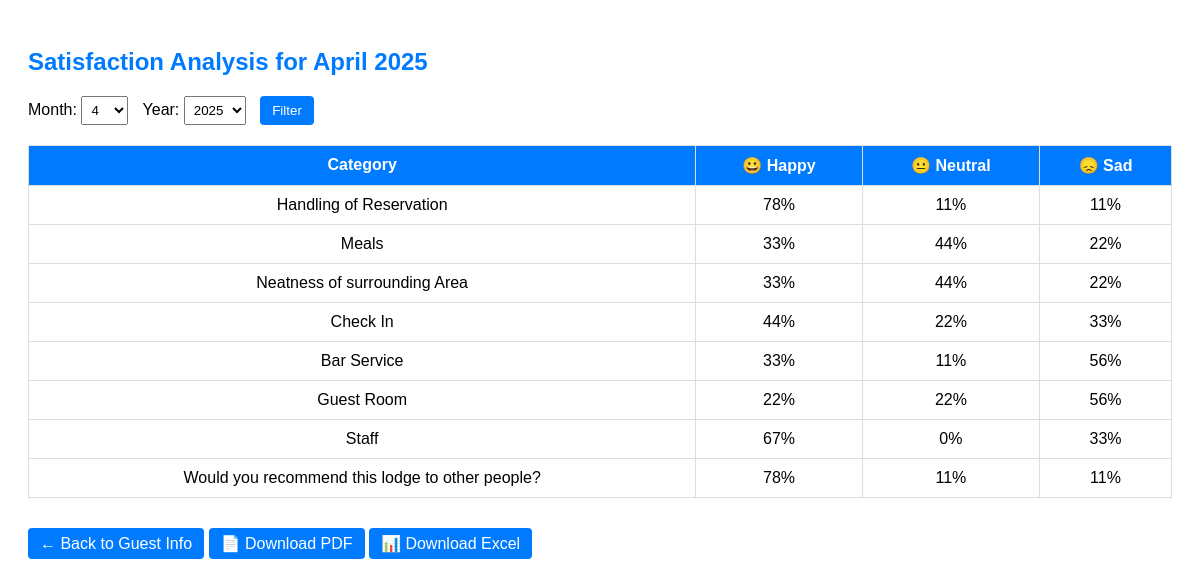
Page /analysis/ on the committed database.
### questionnaire/models.py (models this page shows, shortened)
class SatisfactionQuestion(models.Model):
    text = models.CharField(max_length=255)

### questionnaire/views.py (the view)
# urls.py: path('analysis/', views.satisfaction_analysis, name='satisfaction_analysis'),
def satisfaction_analysis(request):
    today = datetime.today()
    current_month = int(request.GET.get('month', today.month))
    current_year = int(request.GET.get('year', today.year))
    guests = Guest.objects.filter(date_submitted__month=current_month, date_submitted__year=current_year)
    responses = SatisfactionResponse.objects.filter(guest__in=guests)
    analysis = {}
    for question in responses.values_list('question__text', flat=True).distinct():
        q_responses = responses.filter(question__text=question)
        total_count = q_responses.count()
        counts = q_responses.values('rating').annotate(total=Count('rating'))
        happy = neutral = sad = 0
        for item in counts:
            if item['rating'] == 'happy':
                happy = item['total']
            elif item['rating'] == 'neutral':
                neutral = item['total']
            elif item['rating'] == 'sad':
                sad = item['total']
        if total_count > 0:
            analysis[question] = {
                'happy': (happy / total_count) * 100,
                'neutral': (neutral / total_count) * 100,
                'sad': (sad / total_count) * 100
            }
    context = {
        'month': datetime(current_year, current_month, 1).strftime('%B %Y'),
        'analysis': analysis,
        'month_options': list(range(1, 13)),
        'year_options': list(range(2023, today.year + 2)),
        'current_month': current_month,
        'current_year': current_year,
    }
    return render(request, 'satisfaction_analysis.html', context)

### questionnaire/templates/satisfaction_analysis.html (shortened to what this page needs)
<!DOCTYPE html>
<html>
<head>
</head>
<body>
<h2>Satisfaction Analysis for {{ month }}</h2>
<form method="get" class="filter-form">
    <label for="month">Month:</label>
    <select name="month" id="month">
        {% for m in month_options %}
            <option value="{{ m }}" {% if m == current_month %}selected{% endif %}>{{ m }}</option>
        {% endfor %}
    </select>
    <label for="year">Year:</label>
    <select name="year" id="year">
        {% for y in year_options %}
            <option value="{{ y }}" {% if y == current_year %}selected{% endif %}>{{ y }}</option>
        {% endfor %}
    </select>
    <button type="submit" class="btn">Filter</button>
</form>
<table>
    <thead>
        <tr>
            <th>Category</th>
            <th>😀 Happy</th>
            <th>😐 Neutral</th>
            <th>😞 Sad</th>
        </tr>
    </thead>
    <tbody>
        {% for question, ratings in analysis.items %}
        <tr>
            <td>{{ question }}</td>
            <td>{{ ratings.happy|floatformat:0 }}%</td>
            <td>{{ ratings.neutral|floatformat:0 }}%</td>
            <td>{{ ratings.sad|floatformat:0 }}%</td>
        </tr>
        {% empty %}
        <tr>
            <td colspan="4">No responses available for this month.</td>
        </tr>
        {% endfor %}
    </tbody>
</table>
<br><br>
<a href="{% url 'guest_info' %}" class="btn">← Back to Guest Info</a>
<a href="{% url 'download_pdf' %}?month={{ current_month }}&year={{ current_year }}" class="btn">📄 Download PDF</a>
<a href="{% url 'download_excel' %}?month={{ current_month }}&year={{ current_year }}" class="btn">📊 Download Excel</a>
<br>
</body>
</html>

### questionnaire/templates/satisfaction_analysis.html (style rules this page uses)
body { font-family: Arial, sans-serif; padding: 20px; }
h2 { color: #007bff; }
table { width: 100%; border-collapse: collapse; margin-top: 15px; }
th, td { border: 1px solid #ddd; padding: 10px; text-align: center; }
thead { background-color: #007bff; color: white; }
.filter-form { margin-bottom: 20px; }
.filter-form select { padding: 5px; margin-right: 10px; }
.btn { padding: 7px 12px; background-color: #007bff; color: white; border: none; border-radius: 4px; cursor: pointer; text-decoration: none; }

### rows in the picture
SatisfactionQuestion: text "Handling of Reservation", happy "78", neutral "11", sad "11"
SatisfactionQuestion: text "Meals", happy "33", neutral "44", sad "22"
SatisfactionQuestion: text "Neatness of surrounding Area", happy "33", neutral "44", sad "22"
SatisfactionQuestion: text "Check In", happy "44", neutral "22", sad "33"
SatisfactionQuestion: text "Bar Service", happy "33", neutral "11", sad "56"
SatisfactionQuestion: text "Guest Room", happy "22", neutral "22", sad "56"
SatisfactionQuestion: text "Staff", happy "67", neutral "0", sad "33"
SatisfactionQuestion: text "Would you recommend this lodge to other people?", happy "78", neutral "11", sad "11"

### other values in the picture
{{ month }} "April 2025"
form field month "4"
form field year "2025"
